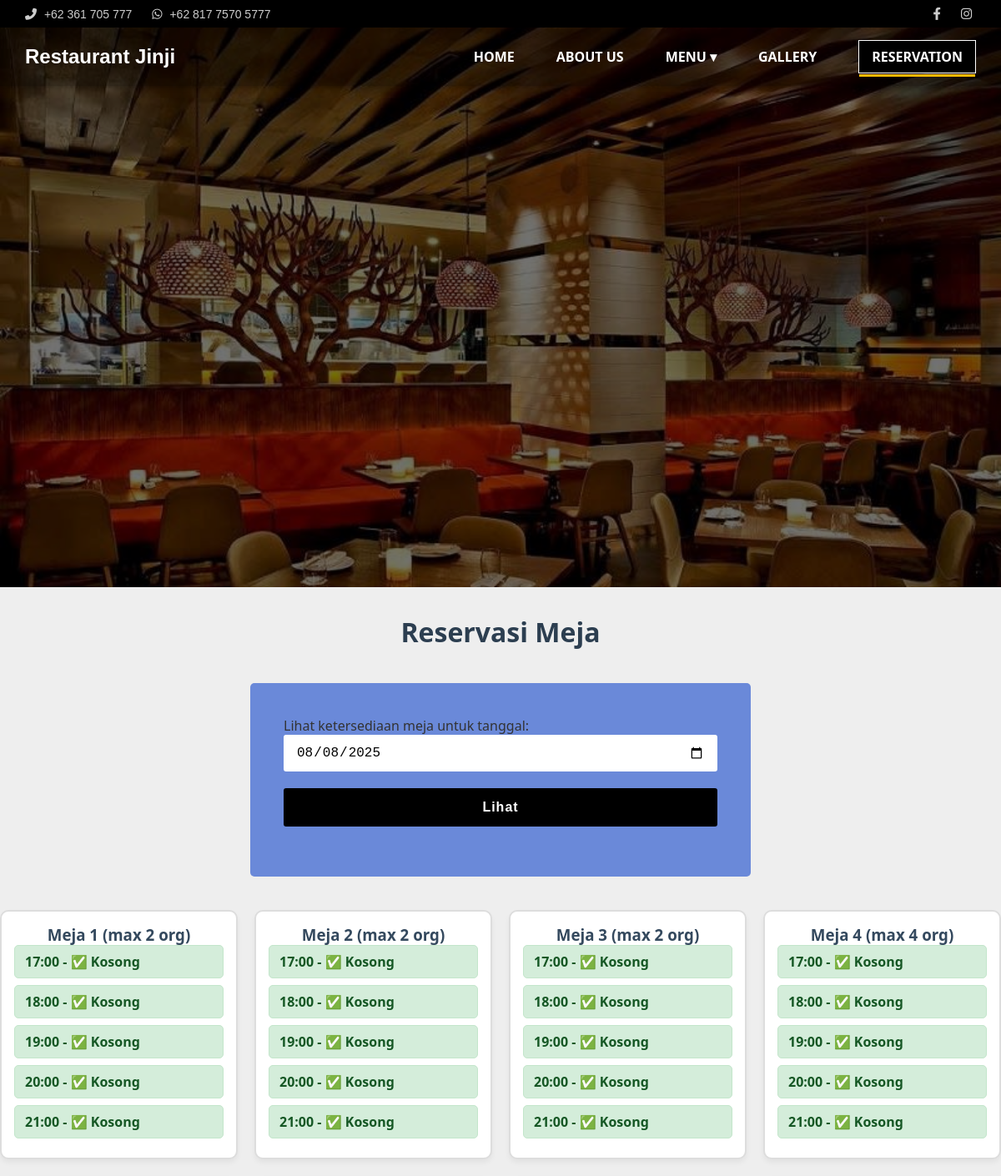
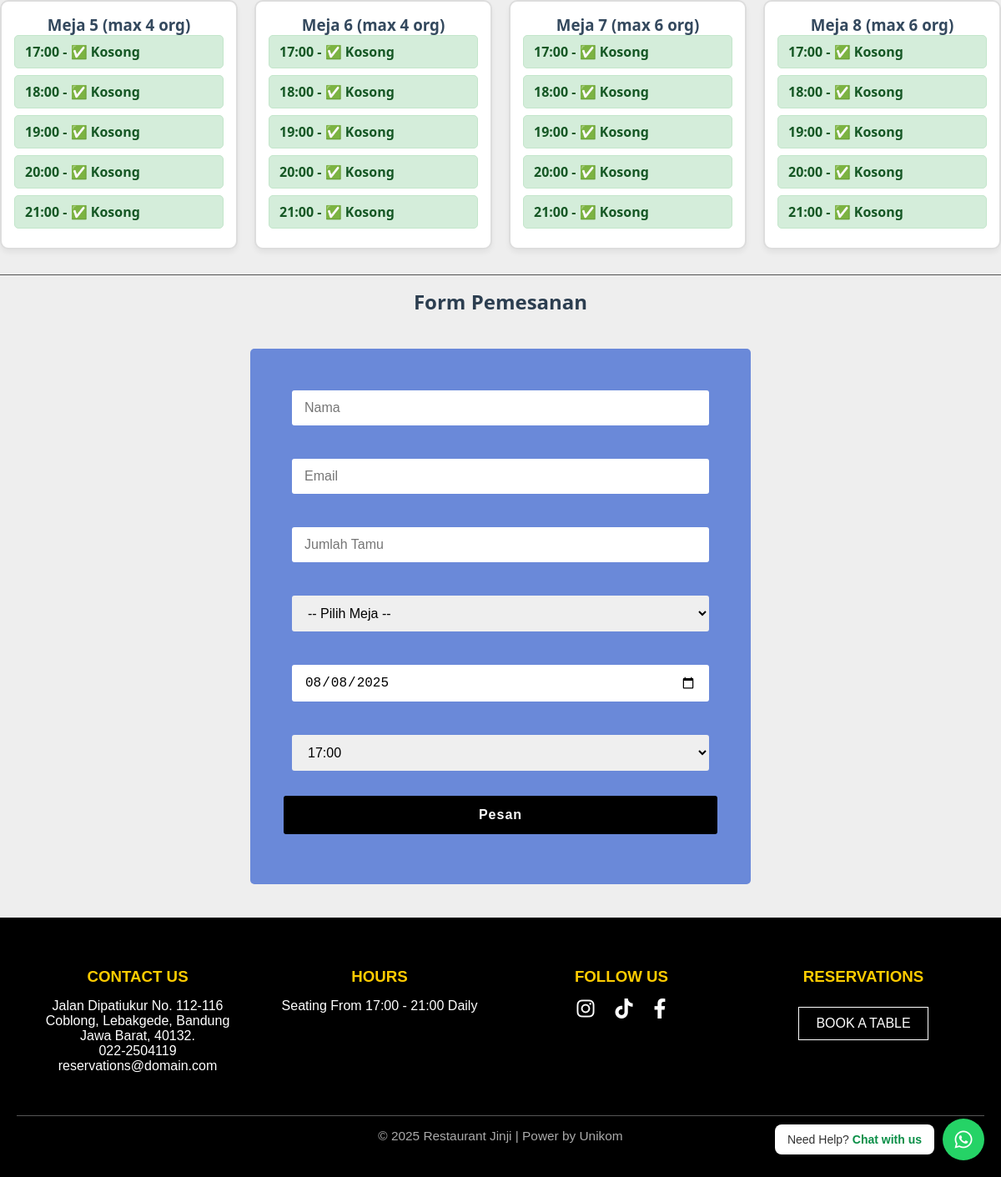
Page /Pelanggan/reservasi.php on the committed database (2 pictures, top to bottom).
### tables this page shows
CREATE TABLE `tables` (
  `id` int(11) NOT NULL,
  `capacity` int(11) DEFAULT NULL
);

### Pelanggan/reservasi.php (the view, shortened to what this page needs)
<?php include '../db.php'; ?>
<?php
$tanggal = isset($_GET['tanggal']) ? $_GET['tanggal'] : date('Y-m-d');
$mejaQuery = mysqli_query($conn, "SELECT * FROM tables ORDER BY id");
$mejaList = [];
while ($row = mysqli_fetch_assoc($mejaQuery)) {
    $mejaList[] = $row;
}
$jamOperasional = ['17:00', '18:00', '19:00', '20:00', '21:00'];
?>
<!DOCTYPE html>
<html>
<head>
    <link rel="stylesheet" href="css/reservasi.css">
</head>
<body>
<?php include 'layouts/app.php'; ?>
<section class="hero">
  <img src="img/banner2.jpg" alt="Kayumanis Dish" class="hero-img">
</section>
<div class="header">
    <h1>Reservasi Meja</h1>
</div>
<form method="GET">
    <label>Lihat ketersediaan meja untuk tanggal: </label>
    <input type="date" name="tanggal" value="<?= htmlspecialchars($tanggal) ?>" min="<?= date('Y-m-d') ?>">
    <button type="submit">Lihat</button>
</form>
<div class="container">
<?php foreach ($mejaList as $meja): ?>
    <div class='meja'>
        <h3>Meja <?= $meja['id'] ?> (max <?= $meja['capacity'] ?> org)</h3>
        <ul>
        <?php foreach ($jamOperasional as $jam):
            $cek = mysqli_query($conn, "SELECT status_meja FROM reservations
                WHERE table_number = {$meja['id']}
                AND reservation_date = '$tanggal'
                AND reservation_time = '$jam'
                AND status_meja != 'selesai'
                LIMIT 1");
            $data = mysqli_fetch_assoc($cek);
            $status = ($data) ? 'taken' : 'free';
            $label = ($data) ? '❌ Terisi' : '✅ Kosong';
        ?>
            <li class='<?= $status ?>'><?= $jam ?> - <?= $label ?></li>
        <?php endforeach; ?>
        </ul>
    </div>
<?php endforeach; ?>
</div>
<hr>
<h2>Form Pemesanan</h2>
<form action="simpan.php" method="POST" class="pemesanan">
    <div class="form-grid">
        <div class="form-group">
            <input type="text" name="name" placeholder="Nama" required>
        </div>
        <div class="form-group">
            <input type="email" name="email" placeholder="Email" required>
        </div>
        <div class="form-group">
            <input type="number" name="guest_count" id="guest_count" placeholder="Jumlah Tamu" required onchange="filterMeja()">
        </div>
        <div class="form-group">
            <select name="table_number" id="table_number" required>
                <option value="">-- Pilih Meja --</option>
            </select>
        </div>
        <div class="form-group">
            <input type="date" name="reservation_date" value="<?= htmlspecialchars($tanggal) ?>" min="<?= date('Y-m-d') ?>" required>
        </div>
        <div class="form-group">
            <select name="reservation_time" required>
                <?php foreach ($jamOperasional as $jam): ?>
                    <option value="<?= $jam ?>"><?= $jam ?></option>
                <?php endforeach; ?>
            </select>
        </div>
    </div>
    <button type="submit">Pesan</button>
</form>
<?php include 'layouts/footer.php'; ?>
</body>
</html>

### Pelanggan/css/reservasi.css (style rules this page uses)
h1, h2 { text-align: center; color: #2c3e50; }
.header h1 { padding-top: 2rem; }
form { background-color: #6a89d9; padding: 40px; max-width: 600px; margin: 40px auto; border-radius: 5px; box-sizing: border-box; display: flex; flex-direction: column; }
form input, form select, form button { padding: 12px 15px; margin-bottom: 20px; border: none; width: 100%; border-radius: 3px; font-size: 16px; box-sizing: border-box; }
form button { background-color: #000; color: #fff; padding: 14px; border: none; font-weight: bold; font-size: 16px; letter-spacing: 1px; cursor: pointer; transition: background-color 0.3s ease; }
.container { display: grid; grid-template-columns: repeat(4, 1fr); gap: 20px; margin-top: 30px; }
.meja { background-color: #ffffff; border: 2px solid #ddd; border-radius: 10px; padding: 15px; box-shadow: 0 4px 6px rgba(0,0,0,0.05); }
.meja h3 { margin-top: 0; color: #34495e; text-align: center; }
.meja ul { list-style: none; padding: 0; }
.meja li { padding: 8px 12px; margin-bottom: 8px; border-radius: 5px; font-weight: bold; }
.meja li.free { background-color: #d4edda; color: #155724; border: 1px solid #c3e6cb; }

### Pelanggan/css/style.css (style rules this page uses)
body { font-family: 'Segoe UI', Tahoma, Geneva, Verdana, sans-serif; background-color: #dddddd; margin: 0; color: #333; }
* { margin: 0; padding: 0; box-sizing: border-box; }
.hero { width: 100%; }
.hero-img { width: 100%; max-height: 44rem; filter: brightness(45%); display: block; }
hr { border: 0; border-top: 1px solid #555; margin: 30px 0 15px; }

### Admin/css/style.css (style rules this page uses)
* { margin: 0; padding: 0; box-sizing: border-box; }
li { list-style: none; }
:root { --poppins: 'Poppins', sans-serif; --lato: 'Lato', sans-serif; --light: #F9F9F9; --blue: #3C91E6; --light-blue: #CFE8FF; --grey: #eee; --dark-grey: #AAAAAA; --dark: #342E37; --red: #DB504A; --yellow: #FFCE26; --light-yellow: #FFF2C6; --orange: #FD7238; --light-orange: #FFE0D3; }
html { overflow-x: hidden; }
body { background: var(--grey); overflow-x: hidden; }
.form-group { display: flex; gap: 20px; align-items: flex-end; flex-wrap: wrap; padding: 10px; }

### rows in the picture
tables: id "1", capacity "2", jam "17:00", label "✅ Kosong", jam "18:00", jam "19:00", jam "20:00", jam "21:00"
tables: id "2", capacity "2", jam "17:00", label "✅ Kosong", jam "18:00", jam "19:00", jam "20:00", jam "21:00"
tables: id "3", capacity "2", jam "17:00", label "✅ Kosong", jam "18:00", jam "19:00", jam "20:00", jam "21:00"
tables: id "4", capacity "4", jam "17:00", label "✅ Kosong", jam "18:00", jam "19:00", jam "20:00", jam "21:00"
tables: id "5", capacity "4", jam "17:00", label "✅ Kosong", jam "18:00", jam "19:00", jam "20:00", jam "21:00"
tables: id "6", capacity "4", jam "17:00", label "✅ Kosong", jam "18:00", jam "19:00", jam "20:00", jam "21:00"
tables: id "7", capacity "6", jam "17:00", label "✅ Kosong", jam "18:00", jam "19:00", jam "20:00", jam "21:00"
tables: id "8", capacity "6", jam "17:00", label "✅ Kosong", jam "18:00", jam "19:00", jam "20:00", jam "21:00"

### other values in the picture
form field reservation_time "17:00"
